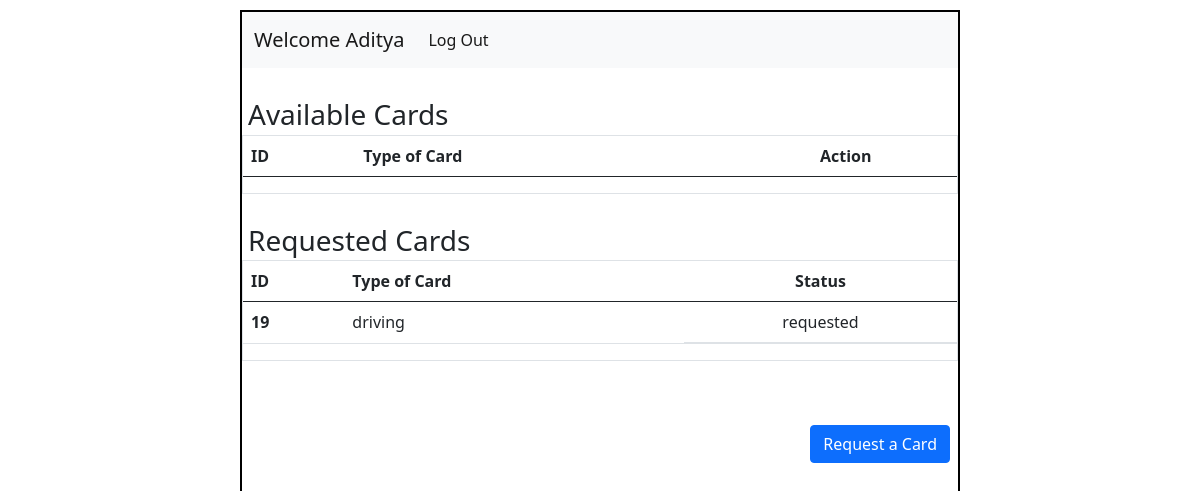
Before: /home/4 with the older database file.
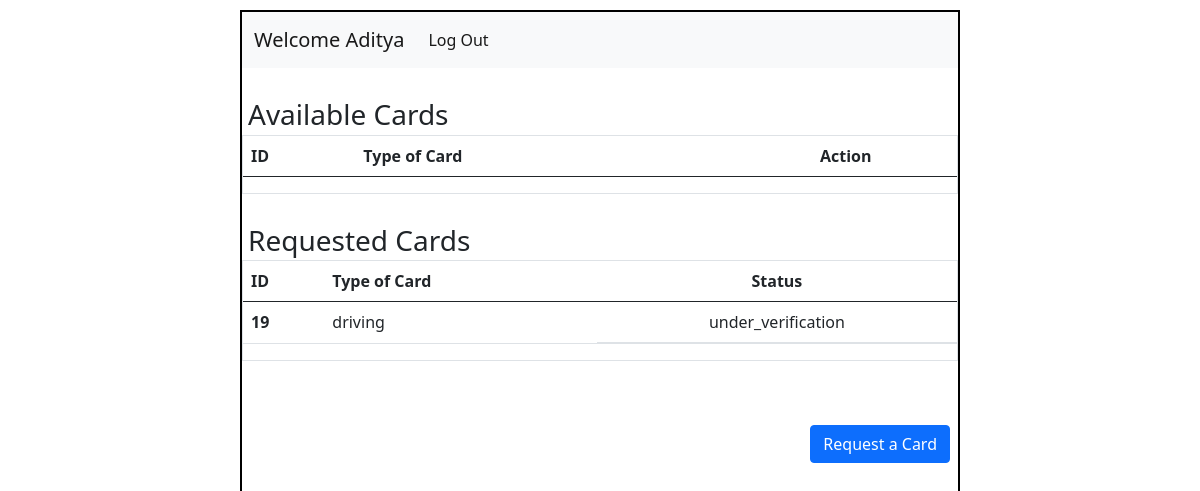
After: the same page with the newer database file.
### application/models.py (models this page shows)
class User(db.Model):
    id = db.Column(db.Integer(),primary_key = True)
    username = db.Column(db.String(),unique=True,nullable = False)
    email = db.Column(db.String(),unique = True, nullable = False)
    password = db.Column(db.String(),nullable= False)
    type = db.Column(db.String(),default ="general")
    details = db.relationship("Info",backref = "creator")

class Info(db.Model):
    id = db.Column(db.Integer(),primary_key= True)
    atr_name = db.Column(db.String(), nullable=False)
    atr_value = db.Column(db.String(),nullable = False)
    c_name = db.Column(db.String(),nullable = False)
    user_id = db.Column(db.Integer(),db.ForeignKey("user.id"),nullable= False)

### application/controllers.py (the view)
@app.route("/home/<int:user_id>")
def user_dash(user_id):
    this_user = User.query.filter_by(id=user_id).first()
    return render_template("user_dash.html",this_user=this_user)

### templates/user_dash.html (shortened to what this page needs)
<!DOCTYPE html>
<html lang="en">
<head>
    <link rel="stylesheet" href="/static/style.css">
    <link href="https://cdn.jsdelivr.net/npm/bootstrap@5.0.2/dist/css/bootstrap.min.css" rel="stylesheet">
</head>
<body>
    <div id="main">
        <div id="canvas">
            <nav class="navbar navbar-expand-lg navbar-light bg-light">
                <div class="container-fluid">
                  <a class="navbar-brand" href="#">Welcome {{this_user.username}}</a>
                  <div class="collapse navbar-collapse" id="navbarSupportedContent">
                    <ul class="navbar-nav me-auto mb-2 mb-lg-0">
                      <li class="nav-item">
                        <a class="nav-link active" aria-current="page" href="/login">Log Out</a>
                      </li>
                    </ul>
                  </div>
                </div>
            </nav>
            <div id="content">
                <h3 class="headings">Available Cards</h3>
                <div class="table border">
                    <table class="table">
                        <thead>
                          <tr>
                            <th scope="col">ID</th>
                            <th scope="col">Type of Card</th>
                            <th scope="col" class="text-center">Action</th>
                          </tr>
                        </thead>
                      </table>
                </div>
                <h3 class="headings">Requested Cards</h3>
                <div class="table border">
                    <table class="table ">
                        <thead>
                          <tr>
                            <th scope="col">ID</th>
                            <th scope="col">Type of Card</th>
                            <th scope="col" class="text-center">Status</th>
                          </tr>
                        </thead>
                        <tbody>
                          {% for info in this_user.details %}
                            {% if info.atr_name == "status" %}
                              <tr>
                                <th scope="row">{{info.id}}</th>
                                <td>{{info.c_name}}</td>
                                <td class="d-flex justify-content-center">{{info.atr_value}}</td>
                              </tr>
                            {% endif %}
                          {% endfor %}
                        </tbody>
                      </table>
                </div>
                <div class="text-end">
                    <a href="/request_card/{{this_user.id}}" type="button" class="btn btn-primary mx-2 my-5">Request a Card</a>
                </div>
            </div>
        </div>
    </div>
</body>
</html>

### static/style.css (style rules this page uses)
* { margin:0px; }
#main { margin-top: 10px; }
#canvas { border:2px solid black; margin-top: 10px; }
#canvas { width: 60%; margin: auto; height:800px; }
.headings { margin:3px; padding-left:3px ; margin-top: 30px; }

Changed rows visible on the page:
changed Info "driving": atr_value "requested" → "under_verification"
